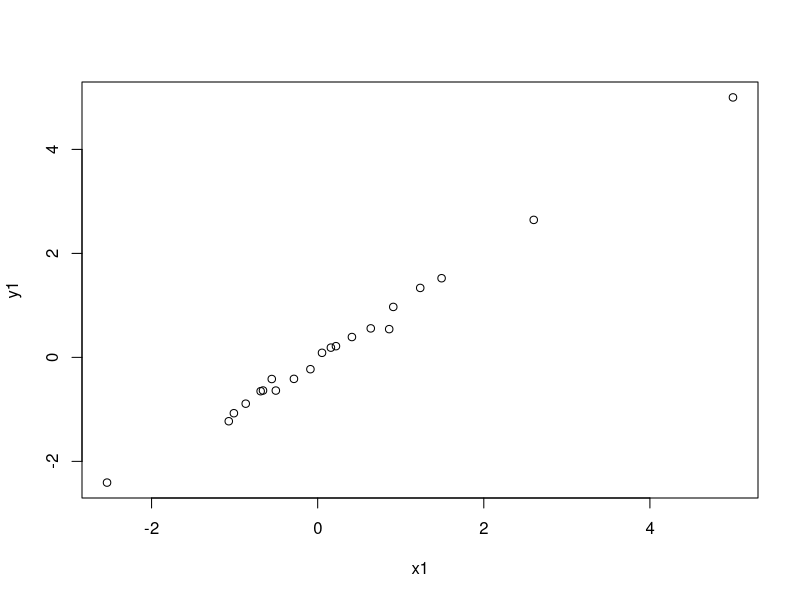
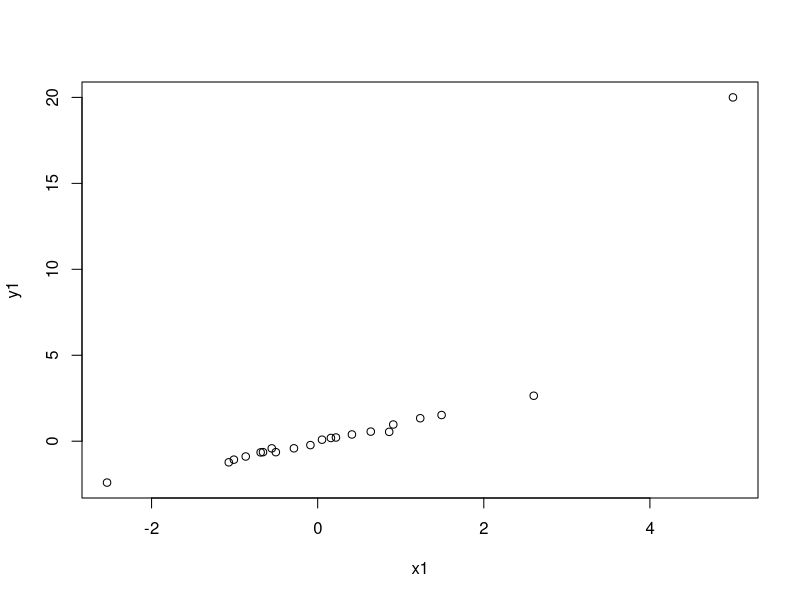
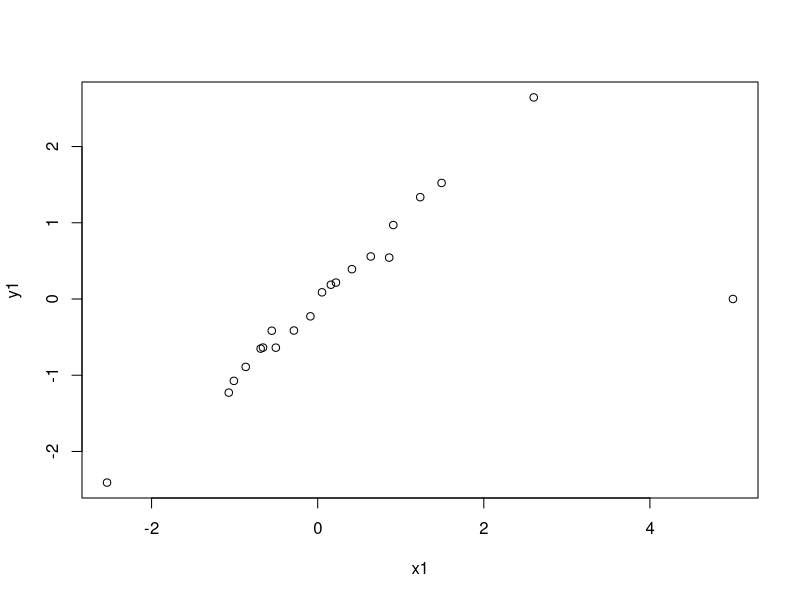
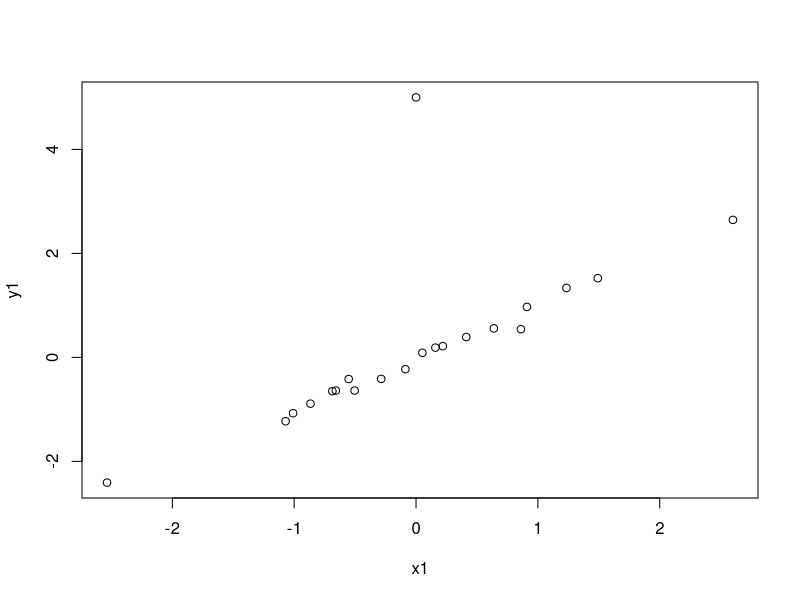

Generate these figures, in order, with R:
#influence measures, dfbetas, hatvalues

x <- rnorm(20)
y <- x + rnorm(20, sd = 0.1)

# aligned outlier

x0 <- 5
y0 <- 5

x1 <- c(x0, x)
y1 <- c(y0, y)

plot(x1, y1)

fit <- lm(y1~x1)
round(hatvalues(fit)[1:10],3)
round(dfbetas(fit)[1:10,2],3)

# non-aligned outlier

x0 <- 5
y0 <- 20

x1 <- c(x0, x)
y1 <- c(y0, y)

plot(x1, y1)

fit <- lm(y1~x1)
round(hatvalues(fit)[1:10],3)
round(dfbetas(fit)[1:10,2],3)

x0 <- 5
y0 <- 0

x1 <- c(x0, x)
y1 <- c(y0, y)

plot(x1, y1)

fit <- lm(y1~x1)
round(hatvalues(fit)[1:10],3)
round(dfbetas(fit)[1:10,2],3)

x0 <- 0
y0 <- 5

x1 <- c(x0, x)
y1 <- c(y0, y)

plot(x1, y1)

fit <- lm(y1~x1)
round(hatvalues(fit)[1:10],3)
round(dfbetas(fit)[1:10,2],3)
# oh really meme